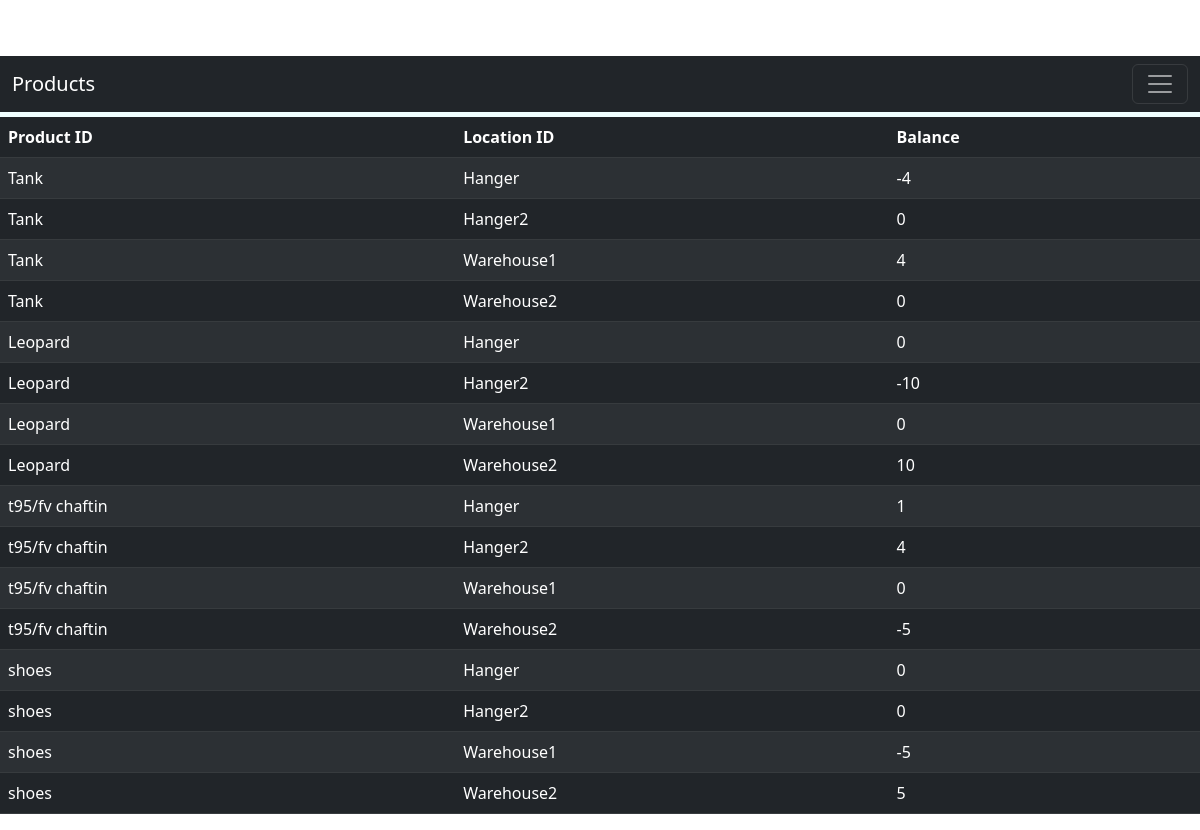
Screenshot of /report with the database file from the repository.
### models.py (models this page shows, shortened)
class Product(db.Model):
    __tablename__ = 'product'
    product_id = db.Column(db.String(50), primary_key=True)

class Location(db.Model):
    __tablename__ = 'location'
    location_id = db.Column(db.String(50), primary_key=True)

### App.py (the view)
@app.route('/report', methods=['GET'])
def view_report():
    locations = Location.query.all()
    products = Product.query.all()
    data = []
    for product in products:
        for location in locations:
            movements = ProductMovement.query.filter_by(product_id=product.product_id, to_location=location.location_id).all()
            total_in = sum(m.qty for m in movements)
            movements = ProductMovement.query.filter_by(product_id=product.product_id, from_location=location.location_id).all()
            total_out = sum(m.qty for m in movements)
            balance = total_in - total_out
            data.append((product.product_id, location.location_id, balance))
    return render_template('report.html', data=data)

### templates/report.html (shortened to what this page needs)
{% include "index.html" %}
<!DOCTYPE html>
<html>
<head>
</head>
<body>
	<table class="table table-dark table-striped">
		<thead>
			<tr>
				<th class="table-dark">Product ID</th>
				<th class="table-dark">Location ID</th>
				<th class="table-dark">Balance</th>
			</tr>
		</thead>
		<tbody>
			{% for row in data %}
				<tr>
					<td class="table-dark">{{ row[0] }}</td>
					<td class="table-dark">{{ row[1] }}</td>
					<td class="table-dark" >{{ row[2] }}</td>
				</tr>
			{% endfor %}
		</tbody>
	</table>
</body>
</html>

### static/styles/Home.css (style rules this page uses)
body { background-image: url('https://rare-gallery.com/uploads/posts/569025-background-brown.jpg'); background-repeat: no-repeat; background-attachment: fixed; background-size: 100% 100%; color: white; }

### rows the page displays
Product: product_id "Tank" "Tank" "Tank" "Tank"
Location: location_id "Hanger" "Hanger" "Hanger" "Hanger"
Location: location_id "Hanger2" "Hanger2" "Hanger2" "Hanger2"
Location: location_id "Warehouse1" "Warehouse1" "Warehouse1" "Warehouse1"
Location: location_id "Warehouse2" "Warehouse2" "Warehouse2" "Warehouse2"
Product: product_id "Leopard" "Leopard" "Leopard" "Leopard"
Product: product_id "t95/fv chaftin" "t95/fv chaftin" "t95/fv chaftin" "t95/fv chaftin"
Product: product_id "shoes" "shoes" "shoes" "shoes"

### other values shown
{{ row[2] }} "-4" "0" "4" "0" "0" "-10" "0" "10" "1" "4" "0" "-5" "0" "0" "-5" "5"
